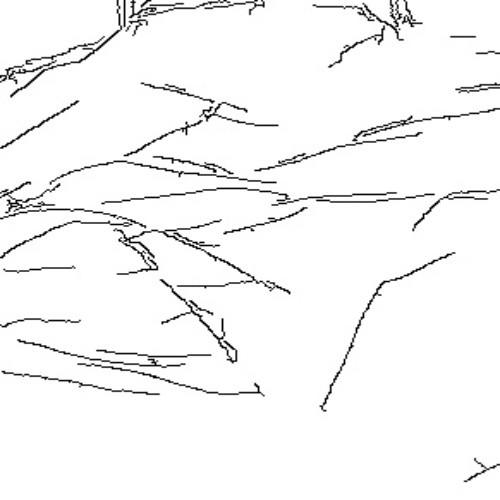
#> input picture pic2/palmlines1.jpg, 500 x 500 px, found by its file name
$ python matchtemplate.py   (older library calls are emulated)
#> lines starting #> are read from the running program, lines starting #| are printed output that depends on the picture; after the words box and inside, x2 and y2 are one past the last pixel; in counts of white or black regions, pixels touching at a corner belong together; long printed decimals are rounded
'''
import cv2 as cv
import numpy as np


def template_image():
    target = cv.imread("/Users/yusi/Desktop/cv_palm/skeleton_extraction/skeleton1.jpg")
    tpl = cv.imread("/Users/yusi/Desktop/cv_palm/skeleton_extraction/skeleton2.jpg")
    cv.imshow("modul", tpl)
    cv.imshow("yuan", target)
    methods = [cv.TM_SQDIFF_NORMED, cv.TM_CCORR_NORMED, cv.TM_CCOEFF_NORMED]
    th, tw = tpl.shape[:2]
    for md in methods:
        result = cv.matchTemplate(target, tpl, md)
        min_val, max_val, min_loc, max_loc = cv.minMaxLoc(result)
        if md == cv.TM_SQDIFF_NORMED:
            tl = min_loc
        else:
            tl = max_loc
        br = (tl[0] + tw, tl[1] + th)
        cv.rectangle(target, tl, br, [0, 0, 0])
        cv.imshow("pipei"+np.str(md), target)

template_image()
cv.waitKey(0)
cv.destroyAllWindows()
'''

'''
import cv2 as cv
import numpy as np


def template_demo():
    # tpl是模板图像
    tpl = cv.imread('/Users/yusi/Desktop/cv_palm/skeleton_extraction/skeleton1.jpg')
    # target是源图像
    target = cv.imread('/Users/yusi/Desktop/cv_palm/plam2line/palmlines.jpg')
    cv.imshow('template image', tpl)
    cv.imshow('target image', target)
    # 第一个是平方不同，第二个是相关性，第三个是相关性因子
    methods = [cv.TM_SQDIFF_NORMED, cv.TM_CCORR_NORMED, cv.TM_CCOEFF_NORMED]
    # 模板图像的宽、高
    th, tw = tpl.shape[:2]
    for md in methods:
        print(md)
        result = cv.matchTemplate(target, tpl, md)
        # 匹配程度最大的像素值，以及该像素的位置（不同的匹配方法，有不同的衡量标准）
        min_val, max_val, min_loc, max_loc = cv.minMaxLoc(result)
        if md == cv.TM_SQDIFF_NORMED:
            tl = min_loc  # tl是矩形左上角坐标
        else:
            tl = max_loc
        br = (tl[0]+tw, tl[1]+th)  # 矩形框右下角坐标
        cv.rectangle(target, tl, br, (0, 0, 255), 2)  # 在target图像上绘制匹配的矩形框
        cv.imshow('match-'+np.str(md), target)
        # [6 lines of commented-out code are left out]
template_demo()
cv.waitKey(0)
cv.destroyAllWindows()

'''
'''
#opencv模板匹配----单目标匹配
import cv2
#读取目标图片
target = cv2.imread("/Users/yusi/Desktop/cv_palm/plam2line/palmlines.jpg")
#读取模板图片
template = cv2.imread("/Users/yusi/Desktop/cv_palm/skeleton_extraction/skeleton1.jpg")
#获得模板图片的高宽尺寸
theight, twidth = template.shape[:2]
# [7 lines of commented-out code are left out]
result = cv2.matchTemplate(target,template,cv2.TM_CCOEFF_NORMED)
#归一化处理
cv2.normalize( result, result, 0, 1, cv2.NORM_MINMAX, -1 )
#寻找矩阵（一维数组当做向量，用Mat定义）中的最大值和最小值的匹配结果及其位置
min_val, max_val, min_loc, max_loc = cv2.minMaxLoc(result)
#匹配值转换为字符串
#对于cv2.TM_SQDIFF及cv2.TM_SQDIFF_NORMED方法min_val越趋近与0匹配度越好，匹配位置取min_loc
#对于其他方法max_val越趋近于1匹配度越好，匹配位置取max_loc
strmin_val = str(min_val)
#绘制矩形边框，将匹配区域标注出来
#min_loc：矩形定点
#(min_loc[0]+twidth,min_loc[1]+theight)：矩形的宽高
#(0,0,225)：矩形的边框颜色；2：矩形边框宽度
cv2.rectangle(target,min_loc,(min_loc[0]+twidth,min_loc[1]+theight),(0,0,225),2)
#显示结果,并将匹配值显示在标题栏上
cv2.imshow("Mat="+strmin_val,target)
cv2.waitKey()
cv2.destroyAllWindows()

'''
'''
import numpy as np
import time
import cv2

def EM_EM2(temp):
    array = temp.reshape(1,-1)
    EM_sum = np.double(np.sum(array[0]))

    square_arr = np.square(array[0])
    EM2_sum = np.double(np.sum(square_arr))
    return EM_sum,EM2_sum


def EI_EI2(img, u, v,temp):
    height, width = temp.shape[:2]
    roi = img[v:v+height, u:u+width]
    array_roi = roi.reshape(1,-1)

    EI_sum = np.double(np.sum(array_roi[0]))

    square_arr = np.square(array_roi[0])
    EI2_sum = np.double(np.sum(square_arr))
    return EI_sum,EI2_sum


def EIM(img, u, v, temp):
    height, width = temp.shape[:2]
    roi = img[v:v+height, u:u+width]
    product = temp*roi*1.0
    product_array = product.reshape(1, -1)
    sum = np.double(np.sum(product_array[0]))
    return sum

def Match(img, temp):
    imgHt, imgWd = img.shape[:2]
    height, width = temp.shape[:2]

    uMax = imgWd-width
    vMax = imgHt-height
    temp_N = width*height
    match_len = (uMax+1)*(vMax+1)
    MatchRec = [0.0 for _ in range(0, match_len)]
    k = 0

    EM_sum, EM2_sum = EM_EM2(temp)
    for u in range(0, uMax+1):
        for v in range(0, vMax+1):
            EI_sum, EI2_sum = EI_EI2(img, u, v, temp)
            IM = EIM(img,u,v,temp)

            numerator=(  temp_N * IM - EI_sum*EM_sum)*(temp_N * IM - EI_sum * EM_sum)
            denominator=(temp_N * EI2_sum - EI_sum**2)*(temp_N * EM2_sum - EM_sum**2)

            ret = numerator/denominator
            MatchRec[k]=ret
            k+=1
        print('进度==》[{}]'.format(u/(vMax+1)))

    val = 0
    k = 0
    x = y = 0
    for p in range(0, uMax+1):
        for q in range(0, vMax+1):
            if MatchRec[k] > val:
                val = MatchRec[k]
                x = p
                y = q
            k+=1
    print ("val: %f"%val)
    return (x, y)

def main():
    img = cv2.imread('/Users/yusi/Desktop/cv_palm/plam2line/palmlines.jpg', cv2.IMREAD_GRAYSCALE)
    temp = cv2.imread('/Users/yusi/Desktop/cv_palm/similarity/test4/未标题-1.jpg', cv2.IMREAD_GRAYSCALE)

    tempHt, tempWd = temp.shape
    (x, y) = Match(img, temp)
    cv2.rectangle(img, (x, y), (x+tempWd, y+tempHt), (0,0,0), 2)
    cv2.imshow("temp", temp)
    cv2.imshow("result", img)
    cv2.waitKey(0)
    cv2.destroyAllWindows()

if __name__ == '__main__':
    start = time.time()
    main()
    end = time.time()
    print("Total Spend time：", str((end - start) / 60)[0:6] + "分钟")

# val: 1.000025
# Total Spend time： 0.0866分钟
'''

from skimage.measure import compare_ssim
import imutils
import cv2

image1 = "/Users/yusi/Desktop/cv_palm/pic2/palmlines1.jpg"
image2 = "/Users/yusi/Desktop/cv_palm/pic2/skeleton1.jpg"

image_a = cv2.imread(image1)
#> image_a is the input picture: shape (500, 500, 3); min 0, max 255, mean 245.4
image_b = cv2.imread(image2)
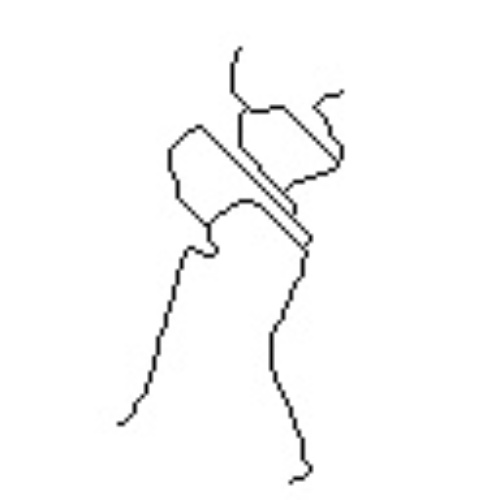
#> input picture pic2/skeleton1.jpg, 500 x 500 px, found by its file name
#> image_b is the input picture: shape (500, 500, 3); min 0, max 255, mean 250.1

gray_a = cv2.cvtColor(image_a, cv2.COLOR_BGR2GRAY)
gray_b = cv2.cvtColor(image_b, cv2.COLOR_BGR2GRAY)

(score, diff) = compare_ssim(gray_a, gray_b, full=True)
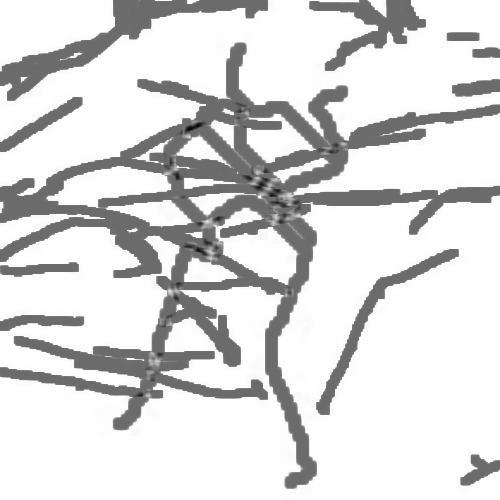
#> diff: shape (500, 500) float64; min -0.714, max 1, mean 0.748; drawn with min black and max white
#> score = 0.746
diff = (diff * 255).astype("uint8")
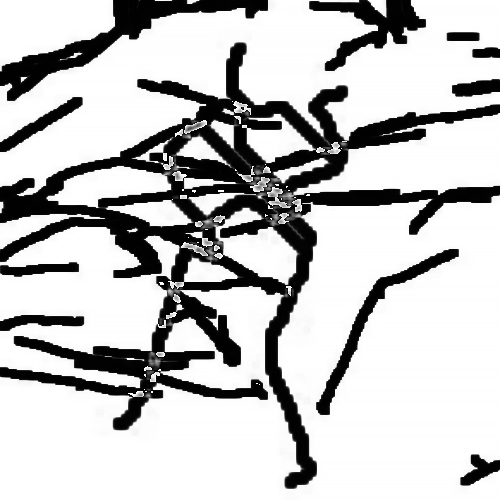
#> diff: shape (500, 500); min 0, max 255, mean 192.7
print("SSIM: {}".format(score))
#| SSIM: 0.7461

thresh = cv2.threshold(diff, 0, 255,
    cv2.THRESH_BINARY_INV | cv2.THRESH_OTSU)[1]
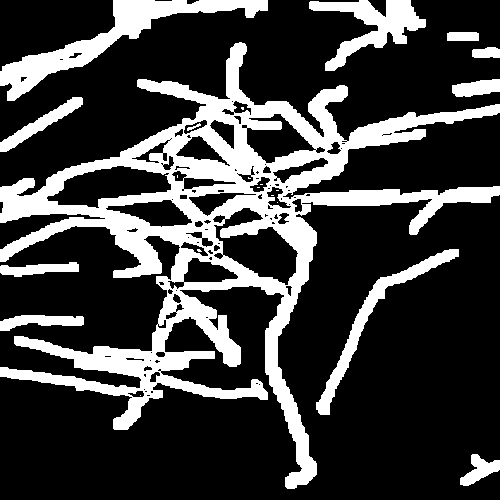
#> thresh: shape (500, 500); 24.7% white; 22 white regions (10 under 20 px)
contours = cv2.findContours(thresh.copy(), cv2.RETR_EXTERNAL,
    cv2.CHAIN_APPROX_SIMPLE)
#> contours = 11 contours; largest, box (x1, y1, x2, y2) and area: (0, 42, 500, 489) 58678, (0, 0, 268, 101) 5388, (309, 0, 426, 71) 2837, (316, 249, 459, 415) 2341, (0, 97, 83, 152) 978
contours = imutils.grab_contours(contours)

for contour in contours:
    (x, y, w, h) = cv2.boundingRect(contour)
    cv2.rectangle(image_a, (x, y), (x + w, y + h), (0, 0, 255), 2)
    cv2.rectangle(image_b, (x, y), (x + w, y + h), (0, 0, 255), 2)
#> this loop made 11 passes
#> (x, y, w, h) on passes 1 to 11: (460, 454, 40, 32), (0, 315, 84, 16), (0, 262, 79, 15), (316, 249, 143, 166), (0, 97, 83, 55), (452, 79, 48, 18), (472, 47, 28, 11), (0, 42, 500, 447), (447, 32, 32, 9), (309, 0, 117, 71), (0, 0, 268, 101)
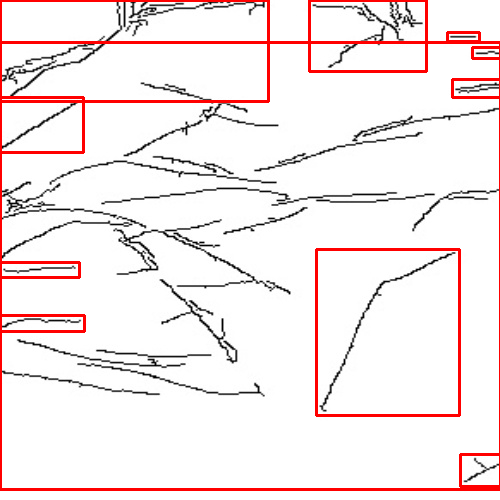
#> image_a: shape (500, 500, 3); 4.64% of pixels changed, all inside (x1, y1, x2, y2) = (0, 0, 500, 491)
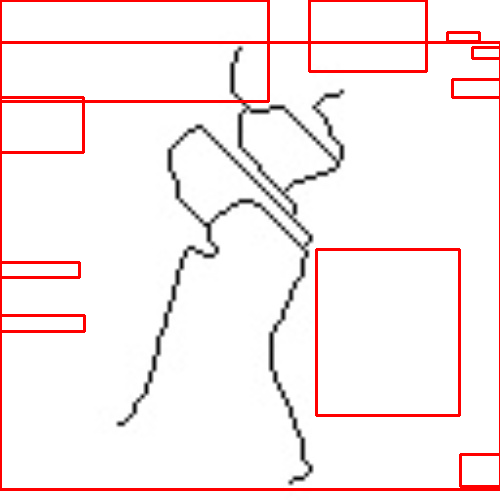
#> image_b: shape (500, 500, 3); 4.64% of pixels changed, all inside (x1, y1, x2, y2) = (0, 0, 500, 491)

cv2.imshow("Original", image_a)
cv2.imshow("Modified", image_b)
cv2.imshow("Diff", diff)
cv2.imshow("Thresh", thresh)
cv2.waitKey(0)

exit()
#> (the program exits here)
